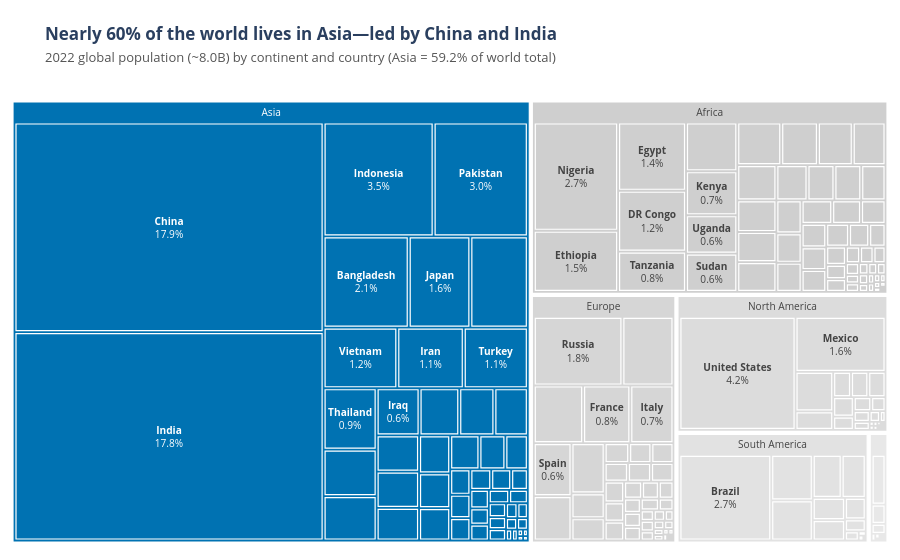

Notebook cell for this chart:
### Markdown cell above
**Chart choice & justification:** *Which chart did you choose, and why? Justify design choices.

*YOUR ANSWER HERE*

Chart Type: Treemap (px.treemap)Justification: A treemap encodes hierarchical part-to-whole data (Continent → Country) as nested rectangles whose areas are directly proportional to 2022 population, displaying both continental totals and individual country shares on a single screen. Highlighting Asia in Okabe-Ito blue (#0072B2) against neutral grey tones (#D0D0D0) for the remaining continents emphasizes that nearly 60% of humanity lives in Asia—anchored by China and India—while white borders, hidden pathbars, and uniformtext keep tiny territories readable without clutter.

### Code cell
# Q6
# YOUR CODE HERE

import pandas as pd
import plotly.express as px

pop_2022 = df[["Country", "Continent", "2022 Population", "World share (%)"]].copy()
asia_share = pop_2022.loc[pop_2022["Continent"] == "Asia", "World share (%)"].sum()

color_map = {
    "Asia": "#0072B2",
    "Africa": "#CFCFCF",
    "Europe": "#D6D6D6",
    "North America": "#DCDCDC",
    "South America": "#E2E2E2",
    "Oceania": "#E8E8E8",
}

fig = px.treemap(
    pop_2022,
    path=["Continent", "Country"],
    values="2022 Population",
    color="Continent",
    color_discrete_map=color_map,
    template="plotly_white",
    title=(
        f"<b>Nearly 60% of the world lives in Asia—led by China and India</b>"
        "<br><span style='font-size:13px; color:#555555;'>"
        f"2022 global population (~8.0B) by continent and country (Asia = {asia_share:.1f}% of world total)</span>"
    ),
)

fig.update_traces(
    root_color="#FFFFFF",
    marker=dict(
        line=dict(width=1.2, color="#FFFFFF"),
        pad=dict(t=22, l=3, r=3, b=3),
    ),
    texttemplate="<b>%{label}</b><br>%{percentRoot:.1%}",
    textposition="middle center",
    hovertemplate=(
        "<b>%{label}</b><br>"
        "Population: %{value:,.0f}<br>"
        "Share of world: %{percentRoot:.2%}<extra></extra>"
    ),
)


fig.update_layout(
    uniformtext=dict(minsize=10, mode="hide"),
    margin=dict(l=10, r=10, t=80, b=15),
)

fig.show()

### Figure 1 — Plotly figure (JSON) as saved in the notebook; plotly's stock layout.template omitted (floating-point values rounded to 4 significant figures; data arrays with more than 128 entries replaced by an {"elided": "..."} marker saying what was removed)
{"data": [{"branchvalues": "total", "customdata": {"elided": "240x1 str values"}, "domain": {"x": [0, 1], "y": [0, 1]}, "hovertemplate": "<b>%{label}</b><br>Population: %{value:,.0f}<br>Share of world: %{percentRoot:.2%}<extra></extra>", "ids": {"elided": "240 str values"}, "labels": {"elided": "240 str values"}, "marker": {"colors": {"elided": "240 str values"}, "line": {"color": "#FFFFFF", "width": 1.2}, "pad": {"b": 3, "l": 3, "r": 3, "t": 22}}, "name": "", "parents": {"elided": "240 str values"}, "root": {"color": "#FFFFFF"}, "textposition": "middle center", "texttemplate": "<b>%{label}</b><br>%{percentRoot:.1%}", "type": "treemap", "values": {"elided": "240 float values"}}], "layout": {"legend": {"tracegroupgap": 0}, "margin": {"b": 15, "l": 10, "r": 10, "t": 80}, "title": {"text": "<b>Nearly 60% of the world lives in Asia—led by China and India</b><br><span style='font-size:13px; color:#555555;'>2022 global population (~8.0B) by continent and country (Asia = 59.2% of world total)</span>"}, "uniformtext": {"minsize": 10, "mode": "hide"}}}
